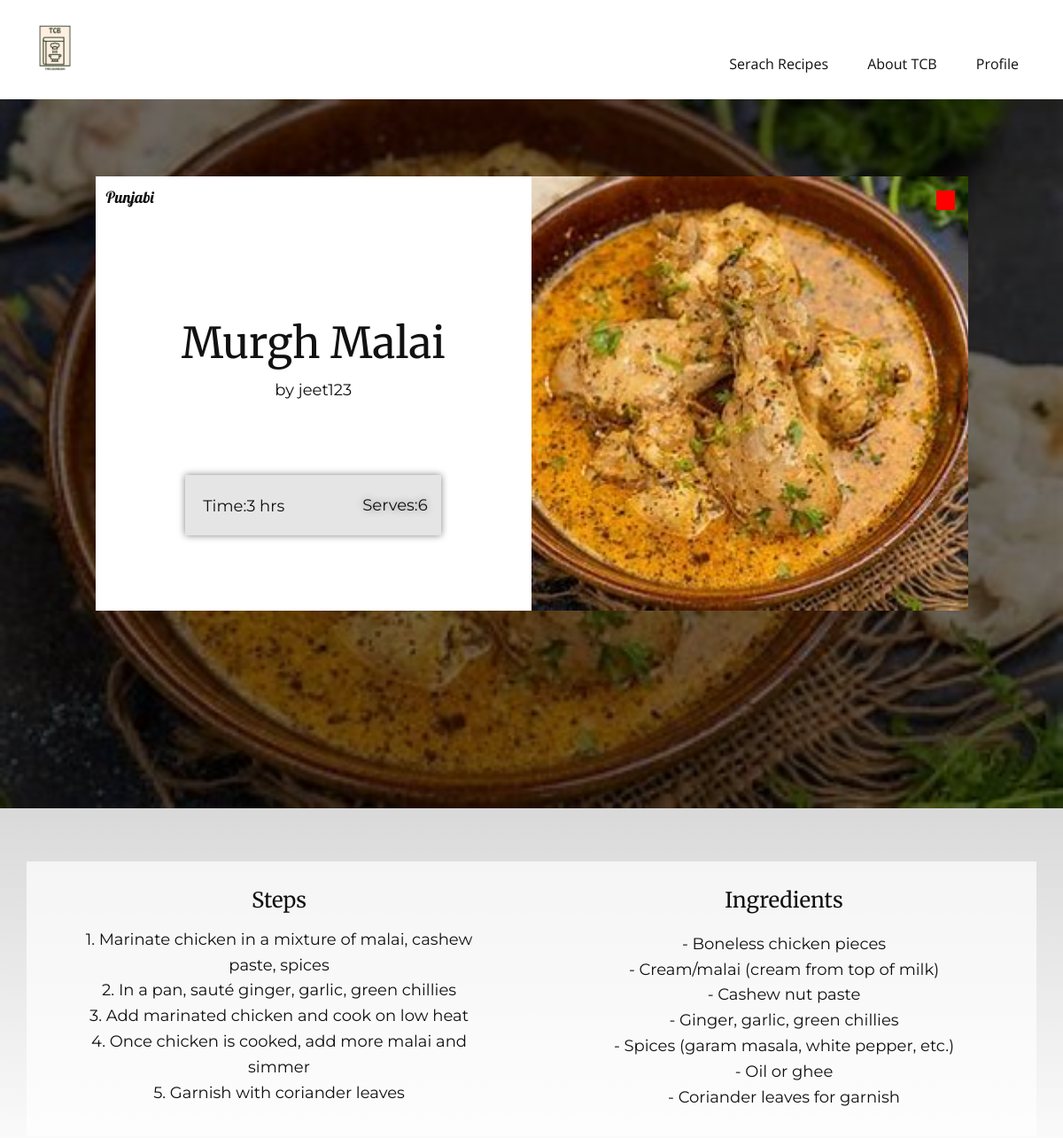
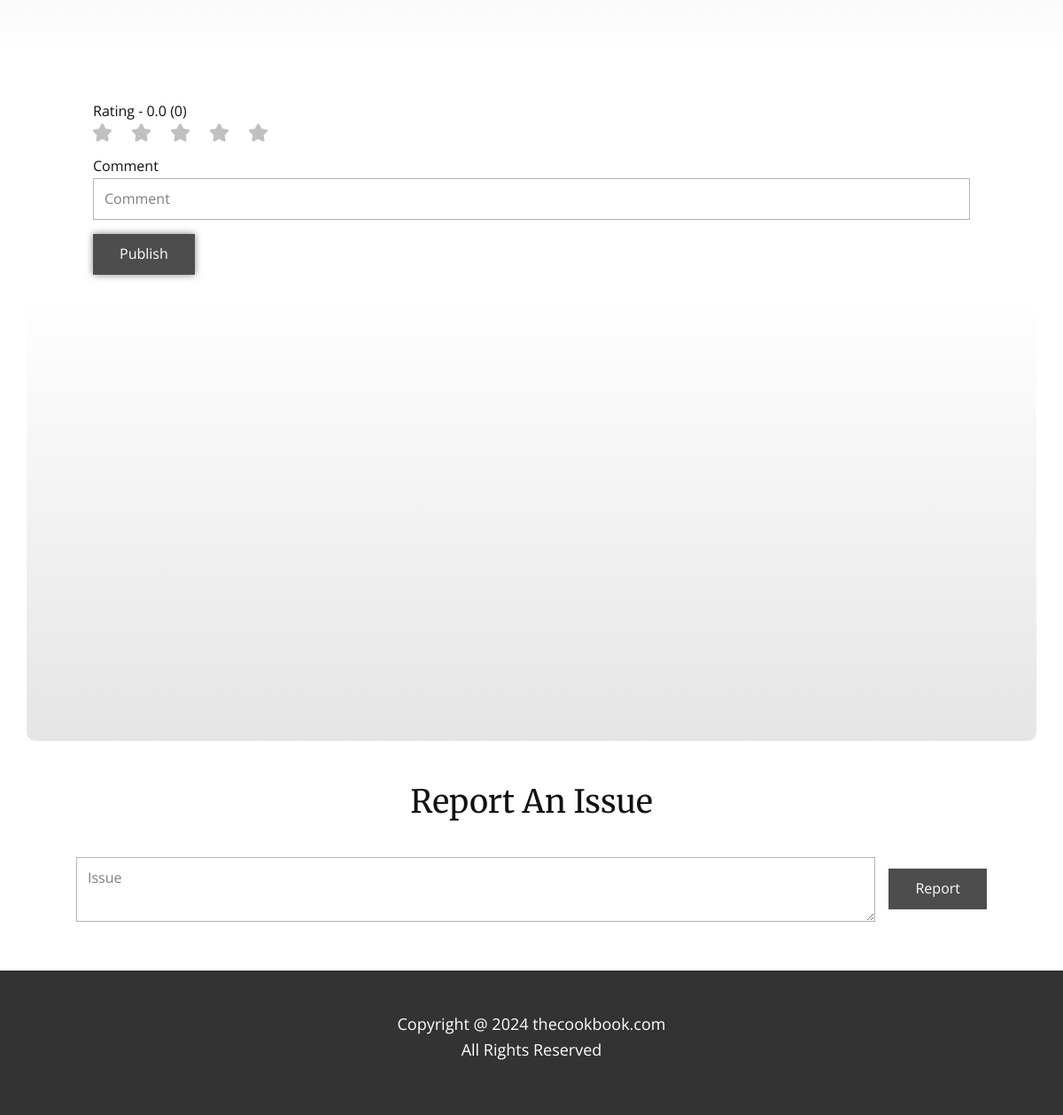
/vrecipe/6/ (signed in), run on the app's committed database (2 pictures, top to bottom).
### TCB/models.py (models this page shows)
class Recipe(models.Model):
    recipe_id = models.AutoField(primary_key=True)
    user = models.ForeignKey(User, on_delete=models.CASCADE)
    recipe_name = models.CharField(max_length=100)
    recipe_image = models.ImageField(upload_to='static/recipe_images/')
    recipe_steps = models.TextField()
    ingredients = models.TextField()
    cooking_time = models.CharField(max_length=100)
    serving = models.IntegerField()
    cuisine = models.ForeignKey(Cuisine, on_delete=models.CASCADE)
    category = models.ForeignKey(Category, on_delete=models.CASCADE)
    rating = models.FloatField(default=0)
    count = models.IntegerField(default=0)
    veg = models.BooleanField()

class Cuisine(models.Model):
    cuisine_id = models.AutoField(primary_key=True)
    cuisine_name = models.CharField(max_length=100)

### TCB/views.py (the view)
# urls.py: path('vrecipe/<int:recipe_id>/',views.vrecipe,name="vrecipe"),
@login_required(login_url='/login')
def vrecipe(request,recipe_id):
    recipe = get_object_or_404(Recipe, recipe_id=recipe_id)
    user = request.user
    comment = Comment.objects.filter(user=user,recipe=recipe).first()
    all_comments = Comment.objects.filter(recipe=recipe)
    paginator = Paginator(all_comments,3)
    page_number = request.GET.get('page')
    try:
        comments = paginator.page(page_number)
    except PageNotAnInteger:
        comments = paginator.page(1)
    except EmptyPage:
        comments = paginator.page(paginator.num_pages)
    context={
        'recipe' : recipe,
        'comment' : comment,
        'comments' : comments,
    }
    return render(request,"vrecipe.html",context)

### templates/vrecipe.html (shortened to what this page needs)
{% load static %}
<!DOCTYPE html>
<html style="font-size: 16px;" lang="en">
  <head>
    <link rel="stylesheet" href="{% static 'nicepage.css' %}" media="screen" />
    <link rel="stylesheet" href="{% static 'vrecipe.css' %}" media="screen" />
  </head>
  <body data-path-to-root="./" data-include-products="false" class="u-body u-xl-mode" data-lang="en">
    <header class="u-clearfix u-header u-header" id="sec-2ef3">
      <div class="u-clearfix u-sheet u-sheet-1">
        <a href="/" class="u-image u-logo u-image-1" title="home"><img src="{% static 'images/TCB_transparent.png' %}" class="u-logo-image u-logo-image-1" /></a>
        <nav class="u-menu u-menu-dropdown u-offcanvas u-menu-1">
          <div class="u-custom-menu u-nav-container">
            <ul class="u-nav u-unstyled u-nav-1">
              {% if user.is_authenticated %}
                <li class="u-nav-item">
                  <a class="u-button-style u-nav-link u-text-active-palette-1-base u-text-hover-palette-2-base" href="/" style="padding: 10px 20px;">Serach Recipes</a>
                </li>
              {% endif %}
              <li class="u-nav-item">
                <a class="u-button-style u-nav-link u-text-active-palette-1-base u-text-hover-palette-2-base" href="/aboutus" style="padding: 10px 20px;">About TCB</a>
              </li>
              {% if user.is_authenticated %}
                <li class="u-nav-item">
                  <a class="u-button-style u-nav-link u-text-active-palette-1-base u-text-hover-palette-2-base" style="padding: 10px 20px;">Profile</a>
                </li>
              {% endif %}
            </ul>
          </div>
        </nav>
      </div>
    </header>
    <section class="u-clearfix u-image u-shading u-section-1" id="sec-3f03" data-image-width="1280" data-image-height="862">
      <div class="u-clearfix u-sheet u-valign-middle-xs u-sheet-1">
        <div class="data-layout-selected u-clearfix u-expanded-width-sm u-expanded-width-xs u-gutter-0 u-layout-wrap u-layout-wrap-1">
          <div class="u-layout" style="">
            <div class="u-layout-row" style="">
              <div class="u-align-center u-container-style u-layout-cell u-left-cell u-size-30 u-size-xs-60 u-white u-layout-cell-1" src="">
                <div class="u-container-layout u-container-layout-1">
                  <p class="u-align-center u-custom-font u-font-lobster u-text u-text-default u-text-1">{{recipe.cuisine.cuisine_name}}</p>
                  <h2 class="u-align-center u-custom-font u-font-merriweather u-text u-text-default u-text-2">{{recipe.recipe_name}}</h2>
                  <p class="u-align-center u-custom-font u-font-montserrat u-text u-text-default u-text-3">by {{recipe.user.username}}</p>
                  <div class="u-align-center u-container-align-center-lg u-container-align-center-md u-container-align-center-sm u-container-align-center-xl u-container-style u-grey-10 u-group u-group-1">
                    <div class="u-container-layout">
                      <p class="u-align-center u-custom-font u-font-montserrat u-text u-text-default u-text-4"  >Serves:{{recipe.serving}}</p>
                      <p class="u-align-center u-custom-font u-font-montserrat u-text u-text-default u-text-5">Time:{{recipe.cooking_time}} hrs</p>
                    </div>
                  </div>
                </div>
              </div>
              <div class="u-align-center u-container-style u-image u-layout-cell u-right-cell u-size-30 u-size-xs-60 u-image-1" src="" data-image-width="1280" data-image-height="862">
                <div class="u-container-layout u-container-layout-3" src="">
                  <div class="{% if recipe.veg %}green-box{% else %}red-box{% endif %} u-custom-color-1 u-preserve-proportions u-shape u-shape-rectangle u-shape-1"></div>
                </div>
              </div>
            </div>
          </div>
        </div>
      </div>
    </section>
    <section class="u-clearfix u-gradient u-section-2" id="sec-dddb">
      <div class="u-clearfix u-sheet u-valign-middle u-sheet-1">
        <div class="data-layout-selected u-clearfix u-expanded-width u-layout-wrap u-layout-wrap-1">
          <div class="u-layout">
            <div class="u-layout-row">
              <div class="u-container-style u-layout-cell u-opacity u-opacity-70 u-size-30 u-white u-layout-cell-1">
                <div class="u-container-layout u-container-layout-1">
                  <h4 class="u-align-center u-custom-font u-font-merriweather u-text u-text-default u-text-1">Steps</h4>
                  <p class="u-align-center u-custom-font u-font-montserrat u-text u-text-2">
                    {{recipe.recipe_steps|linebreaksbr}}
                  </p>
                </div>
              </div>
              <div class="u-container-style u-layout-cell u-opacity u-opacity-70 u-size-30 u-white u-layout-cell-2">
                <div class="u-container-layout u-container-layout-2">
                  <h4 class="u-align-center u-custom-font u-font-merriweather u-text u-text-default u-text-3">Ingredients</h4>
                  <p class="u-align-center u-custom-font u-font-montserrat u-text u-text-4">
                    {{recipe.ingredients|linebreaksbr}}
                  </p>
                </div>
              </div>
            </div>
          </div>
        </div>
      </div>
    </section>
    <section class="u-align-center u-clearfix u-section-3" id="sec-1959">
      <div class="u-clearfix u-sheet u-valign-middle-xs u-sheet-1">
        <div class="u-align-center-xs u-form u-form-1">
          <form action="comment" class="u-clearfix u-form-spacing-15 u-form-vertical u-inner-form" style="padding: 15px" source="email" method="post">
            <div class="u-form-group u-form-rating u-form-group-1">
              <label for="form-rating-7e22" class="u-label">Rating - {{recipe.rating}} ({{recipe.count}})</label>
              <div class="u-rating-icons u-spacing-23" id="rating-div">
                <span class="u-form-rating-item u-passive-icon u-text-grey-25 u-passive-icon-1">
                  <svg class="u-svg-link" preserveAspectRatio="xMidYMin slice" viewBox="0 0 49.94 49.94" style="">
                    <use xmlns:xlink="http://www.w3.org/1999/xlink" xlink:href="#svg-6e4d"></use>
                  </svg>
                </span>
                <span class="u-form-rating-item u-passive-icon u-text-grey-25 u-passive-icon-2">
                  <svg class="u-svg-link" preserveAspectRatio="xMidYMin slice" viewBox="0 0 49.94 49.94" style="">
                    <use xmlns:xlink="http://www.w3.org/1999/xlink" xlink:href="#svg-1839"></use>
                  </svg>
                </span>
                <span class="u-form-rating-item u-passive-icon u-text-grey-25 u-passive-icon-3">
                  <svg class="u-svg-link" preserveAspectRatio="xMidYMin slice" viewBox="0 0 49.94 49.94" style="">
                    <use xmlns:xlink="http://www.w3.org/1999/xlink" xlink:href="#svg-2a5b"></use>
                  </svg>
                </span>
                <span class="u-form-rating-item u-passive-icon u-text-grey-25 u-passive-icon-4">
                  <svg class="u-svg-link" preserveAspectRatio="xMidYMin slice" viewBox="0 0 49.94 49.94" style="">
                    <use xmlns:xlink="http://www.w3.org/1999/xlink" xlink:href="#svg-e988"></use>
                  </svg>
                </span>
                <span class="u-form-rating-item u-passive-icon u-text-grey-25 u-passive-icon-5">
                  <svg class="u-svg-link" preserveAspectRatio="xMidYMin slice" viewBox="0 0 49.94 49.94" style="">
                    <use xmlns:xlink="http://www.w3.org/1999/xlink" xlink:href="#svg-f22e"></use>
                  </svg>
                </span>
              </div>
            </div>
            <div class="u-form-group u-form-name u-label-top u-form-group-2">
              <label for="name-558c" class="u-label">Comment</label>
              <input type="text" placeholder="Comment" id="name-558c" name="comment" class="u-input u-input-rectangle" maxlength="150" />
            </div>
            <div class="u-form-group u-form-submit u-label-top u-form-group-3">
              <a href="comment" onclick="reloadPage()"class="u-border-none u-btn u-btn-submit u-button-style u-grey-70 u-btn-1">Publish</a>
            </div>
          </form>
        </div>
        <div class="u-container-style u-expanded-width u-gradient u-group u-radius u-shape-round u-group-1">
          <div class="u-container-layout u-valign-bottom-lg u-valign-bottom-md u-valign-bottom-sm u-valign-bottom-xl u-container-layout-1">
            <div class="u-expanded-width-xs u-list u-list-1">
              <div id="comments-section" class="u-repeater u-repeater-1">
              </div>
            </div>
          </div>
        </div>
      </div>
    </section>
    <section class="u-align-center u-clearfix u-section-4" id="sec-988d">
      <div class="u-clearfix u-sheet u-sheet-1">
        <h3 class="u-custom-font u-font-merriweather u-text u-text-default u-text-1">Report An Issue</h3>
        <div class="u-form u-form-1">
          <form action="/report" class="u-clearfix u-form-horizontal u-form-spacing-15 u-inner-form" style="padding: 15px;" source="email" method="post">
            <div class="u-form-group u-form-message u-label-none">
              <textarea placeholder="Issue" id="email-ef64" name="report" class="u-input u-input-rectangle" required="required"></textarea>
            </div>
            <div class="u-form-group u-form-submit">
              <a href="/report" onclick="reloadPage1()" class="u-border-none u-btn u-btn-submit u-button-style u-grey-70 u-btn-1">Report</a>
            </div>
          </form>
        </div>
      </div>
    </section>
    <footer class="u-align-center u-clearfix u-footer u-grey-80 u-footer" id="sec-2e22">
      <div class="u-clearfix u-sheet u-sheet-1">
        <p class="u-align-center u-text u-text-default u-text-1">
          Copyright @ 2024 thecookbook.com<br />All Rights Reserved
        </p>
      </div>
    </footer>
  </body>
</html>

### static/vrecipe.css (style rules this page uses)
.u-section-1 .u-sheet-1 { min-height: 100vh; }
.u-section-1 .u-layout-wrap-1 { width: 985px; margin: 87px auto 60px; }
.u-section-1 .u-layout-cell-1 { min-height: 490px; }
.u-section-1 .u-container-layout-1 { padding: 10px 12px; }
.u-section-1 .u-text-1 { font-weight: normal; margin: 0 auto 0 0; }
.u-section-1 .u-text-2 { margin: 123px auto 0; }
.u-section-1 .u-text-3 { margin: 12px auto 0; }
.u-section-1 .u-group-1 { width: 289px; min-height: 68px; box-shadow: 0px 0px 8px 0px rgba(128,128,128,1); margin: 82px auto 0; }
.u-section-1 .u-text-4 { text-shadow: 0px 0px 8px rgba(128,128,128,1); font-size: 1.125rem; margin: 20px auto 0 200px; }
.u-section-1 .u-text-5 { font-size: 1.125rem; margin: -28px auto 0 20px; }
.u-section-1 .u-container-layout-3 { padding: 16px 15px; }
.u-section-1 .u-shape-1 { width: 21px; height: 22px; margin: 0 0 0 auto; }
.u-section-2 { background-image: linear-gradient(#d9d9d9, white); }
.u-section-2 .u-sheet-1 { min-height: 400px; }
.u-section-2 .u-layout-wrap-1 { margin-top: 60px; margin-bottom: 60px; }
.u-section-2 .u-layout-cell-1 { background-image: none; min-height: 280px; }
.u-section-2 .u-container-layout-1 { padding: 30px; }
.u-section-2 .u-text-1 { font-weight: 400; margin: 0 auto; }
.u-section-2 .u-text-2 { margin: 15px 10px 0; }
.u-section-2 .u-layout-cell-2 { background-image: none; min-height: 280px; }
.u-section-2 .u-container-layout-2 { padding: 30px; }
.u-section-2 .u-text-3 { font-weight: 400; margin: 0 auto; }
.u-section-2 .u-text-4 { font-weight: 400; margin: 20px 15px 0; }
.u-section-3 .u-sheet-1 { min-height: 784px; }
.u-section-3 .u-form-1 { height: 107px; width: 1020px; margin: 40px auto 0; }
.u-section-3 .u-form-group-1 { margin-left: 0; }
.u-section-3 .u-passive-icon-1 { display: none; height: 21px; width: 21px; }
.u-section-3 .u-passive-icon-2 { display: none; height: 21px; width: 21px; }
.u-section-3 .u-passive-icon-3 { display: none; height: 21px; width: 21px; }
.u-section-3 .u-passive-icon-4 { display: inline; height: 21px; width: 21px; }
.u-section-3 .u-passive-icon-5 { display: inline; height: 21px; width: 21px; }
.u-section-3 .u-form-group-2 { width: 100%; }
.u-section-3 .u-form-group-3 { width: 100%; }
.u-section-3 .u-btn-1 { background-image: none; box-shadow: 0px 0px 8px 0px rgba(128,128,128,1); padding-top: 10px; padding-bottom: 10px; }
.u-section-3 .u-group-1 { --radius: 10px; height: auto; background-image: linear-gradient(white, #e5e5e5); margin-top: -6px; margin-bottom: 0; min-height: 501px; }
.u-section-3 .u-container-layout-1 { padding: 30px 24px; }
.u-section-3 .u-list-1 { width: 1092px; margin: 0 auto 0 0; }
.u-section-3 .u-repeater-1 { grid-gap: 10px 10px; grid-auto-columns: 100%; grid-template-columns: 100%; min-height: 375px; }
.u-section-4 .u-sheet-1 { min-height: 251px; }
.u-section-4 .u-text-1 { margin: 41px auto 0; }
.u-section-4 .u-form-1 { height: 102px; width: 1058px; margin: 25px auto 40px; }
.u-section-4 .u-btn-1 { background-image: none; }

### data on the page
Recipe: cuisine.cuisine_name "Punjabi", recipe_name "Murgh Malai", user.username "jeet123", serving "6", cooking_time "3", recipe_steps "1. Marinate chicken in a mixture of malai, cashew paste, spices 2. In a pan, sauté ginger, garlic, green chillies 3. Add marinated chicken and cook on low heat 4. Once chicken is cooked, add more malai and simmer 5. Garnish with coriander leaves", ingredients "- Boneless chicken pieces - Cream/malai (cream from top of milk) - Cashew nut paste - Ginger, garlic, green chillies - Spices (garam masala, white pepper, etc.) - Oil or ghee - Coriander leaves for garnish", rating "0.0", count "0"
